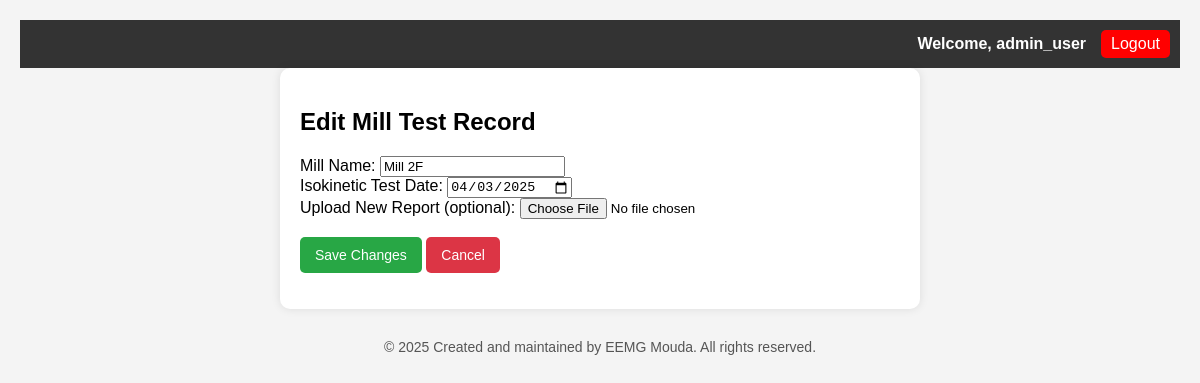
The app's page /edit_record.php?id=56 (signed in) with its own data.
### tables this page shows
CREATE TABLE `users` (
  `id` int NOT NULL,
  `username` varchar(100) NOT NULL,
  `password` varchar(255) NOT NULL,
  `is_admin` tinyint(1) NOT NULL DEFAULT '0',
  `role` enum('viewer','editor','admin') NOT NULL DEFAULT 'viewer'
);

CREATE TABLE `mill_tests` (
  `id` int NOT NULL,
  `mill` varchar(255) NOT NULL,
  `test_date` date NOT NULL,
  `report_path` varchar(255) DEFAULT NULL
);

### edit_record.php (the view, shortened to what this page needs)
<?php include 'header.php'; ?>
<?php
require 'config.php';
$id = $_GET['id'];
$stmt = $pdo->prepare("SELECT * FROM mill_tests WHERE id = ?");
$stmt->execute([$id]);
$record = $stmt->fetch();
?>
<!DOCTYPE html>
<html>
<head>
</head>
<body>
    <div class="container">
        <h2>Edit Mill Test Record</h2>
        <form method="post" enctype="multipart/form-data">
            <label>Mill Name:</label>
            <input type="text" name="mill" value="<?= htmlspecialchars($record['mill']) ?>" required>
            <br>
            <label>Isokinetic Test Date:</label>
            <input type="date" name="test_date" value="<?= $record['test_date'] ?>" required>
            <br>
            <label>Upload New Report (optional):</label>
            <input type="file" name="report" accept="application/pdf">
            <br>
            <br>
            <button type="submit" class="btn btn-save">Save Changes</button>
            <a href="dashboard.php" class="btn btn-cancel">Cancel</a>
        </form>
    </div>
    <?php include 'footer.php'; ?>
</body>
</html>

### header.php (shortened to what this page needs)
<?php
require 'config.php';
if (isset($_SESSION['user_id'])) {
    $stmt = $pdo->prepare("SELECT username FROM users WHERE id = ?");
    $stmt->execute([$_SESSION['user_id']]);
    $user = $stmt->fetch();
    $username = $user['username'] ?? 'User';
}
?>
<div class="topbar">
    <?php if (isset($_SESSION['user_id'])): ?>
        <span class="username">Welcome, <?= htmlspecialchars($username) ?></span>
        <a href="logout.php" class="btn-logout">Logout</a>
    <?php endif; ?>
</div>

### header.php (style rules this page uses)
.topbar { background: #333; color: white; padding: 10px; display: flex; justify-content: flex-end; align-items: center; }
.username { margin-right: 15px; font-weight: bold; }
.btn-logout { background: red; color: white; padding: 5px 10px; text-decoration: none; border-radius: 5px; }

### edit_record.php (style rules this page uses)
body { font-family: Arial, sans-serif; background-color: #f4f4f4; margin: 0; padding: 20px; }
.container { max-width: 600px; margin: auto; background: white; padding: 20px; border-radius: 10px; box-shadow: 0 0 10px rgba(0, 0, 0, 0.1); }
.btn { padding: 10px 15px; border: none; border-radius: 5px; cursor: pointer; text-decoration: none; font-size: 14px; }
.btn-save { background-color: #28a745; color: white; }
.btn-cancel { background-color: #dc3545; color: white; }

### records on screen
users: username "admin_user"
mill_tests: mill "Mill 2F", test_date "04/03/2025"
